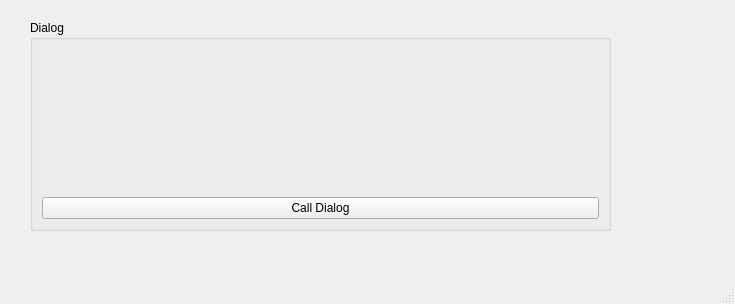
<?xml version="1.0" encoding="UTF-8"?>
<ui version="4.0">
 <class>MainWindow</class>
 <widget class="QMainWindow" name="MainWindow">
  <property name="geometry">
   <rect>
    <x>0</x>
    <y>0</y>
    <width>735</width>
    <height>304</height>
   </rect>
  </property>
  <property name="windowTitle">
   <string>MainWindow</string>
  </property>
  <widget class="QWidget" name="centralwidget">
   <widget class="QGroupBox" name="groupBox">
    <property name="geometry">
     <rect>
      <x>30</x>
      <y>20</y>
      <width>581</width>
      <height>211</height>
     </rect>
    </property>
    <property name="title">
     <string>Dialog</string>
    </property>
    <layout class="QVBoxLayout" name="verticalLayout">
     <item>
      <widget class="QLabel" name="label">
       <property name="font">
        <font>
         <pointsize>14</pointsize>
        </font>
       </property>
       <property name="text">
        <string/>
       </property>
       <property name="alignment">
        <set>Qt::AlignCenter</set>
       </property>
      </widget>
     </item>
     <item>
      <widget class="QPushButton" name="pushButton">
       <property name="text">
        <string>Call Dialog</string>
       </property>
      </widget>
     </item>
    </layout>
   </widget>
  </widget>
  <widget class="QMenuBar" name="menubar">
   <property name="geometry">
    <rect>
     <x>0</x>
     <y>0</y>
     <width>735</width>
     <height>20</height>
    </rect>
   </property>
  </widget>
  <widget class="QStatusBar" name="statusbar"/>
 </widget>
 <resources/>
 <connections/>
</ui>
